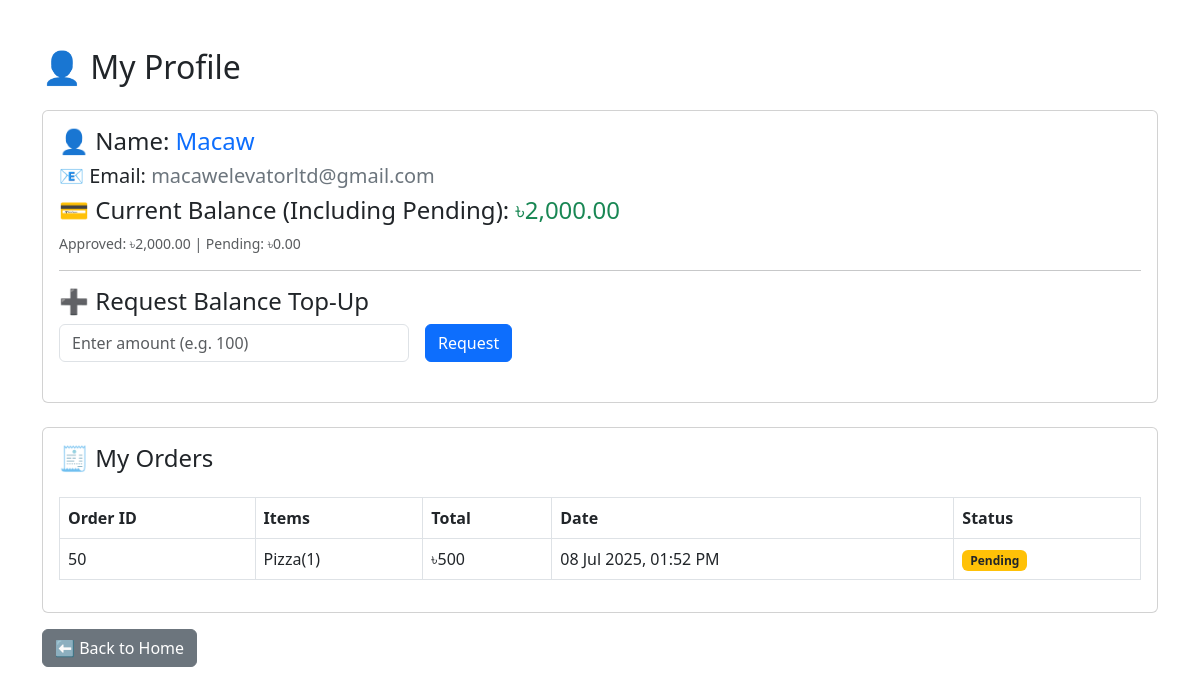
The page /my_profile.php (signed in) on the database its author committed.
### tables this page shows
CREATE TABLE `users` (
  `id` int(11) NOT NULL,
  `full_name` varchar(100) DEFAULT NULL,
  `phone` varchar(15) NOT NULL,
  `email` varchar(100) DEFAULT NULL,
  `customer_id` varchar(50) DEFAULT NULL,
  `password` varchar(100) DEFAULT NULL,
  `balance` decimal(10,2) DEFAULT 0.00
);

CREATE TABLE `orders` (
  `id` int(11) NOT NULL,
  `user_id` int(11) DEFAULT NULL,
  `items` text DEFAULT NULL,
  `total` int(11) DEFAULT NULL,
  `created_at` timestamp NOT NULL DEFAULT current_timestamp(),
  `quantity` int(11) NOT NULL,
  `created_date` date NOT NULL,
  `product_id` varchar(100) NOT NULL,
  `order_name` varchar(200) NOT NULL,
  `order_status` int(11) NOT NULL
);

### my_profile.php (the view, shortened to what this page needs)
<?php
include 'db.php';
$user_id = $_SESSION['user_id'];
$user_query = mysqli_query($conn, "SELECT full_name, email, balance FROM users WHERE id = '$user_id'");
$user = mysqli_fetch_assoc($user_query);
$full_name = $user['full_name'];
$email = $user['email'];
$balance = $user['balance'];
$pending_query = mysqli_query($conn, "SELECT SUM(amount) AS pending_amount FROM users_balance_requests WHERE user_id = '$user_id' AND status = 'pending'");
$pending_row = mysqli_fetch_assoc($pending_query);
$pending_amount = $pending_row['pending_amount'] ?? 0;
$display_balance = $balance + $pending_amount;
$order_result = mysqli_query($conn, "SELECT * FROM orders WHERE user_id = '$user_id' ORDER BY created_at DESC");
?>
<!DOCTYPE html>
<html lang="en">
<head>
  <link href="https://cdn.jsdelivr.net/npm/bootstrap@5.3.0-alpha1/dist/css/bootstrap.min.css" rel="stylesheet">
</head>
<body>
<div class="container mt-5">
  <h2 class="mb-4">👤 My Profile</h2>
  <div class="card p-3 mb-4">
    <h4>👤 Name: <span class="text-primary"><?php echo htmlspecialchars($full_name); ?></span></h4>
    <h5>📧 Email: <span class="text-secondary"><?php echo htmlspecialchars($email); ?></span></h5>
    <h4>💳 Current Balance (Including Pending):
  <span class="text-success">৳<?= number_format($display_balance, 2) ?></span>
</h4>
<small class="text-muted">
  Approved: ৳<?= number_format($balance, 2) ?> |
  Pending: ৳<?= number_format($pending_amount, 2) ?>
</small>
    <hr>
    <h4>➕ Request Balance Top-Up</h4>
    <form method="POST" class="row g-3 mb-4">
        <div class="col-md-4">
            <input type="number" name="amount" class="form-control" placeholder="Enter amount (e.g. 100)" required>
        </div>
        <div class="col-md-2">
            <button name="request_balance" class="btn btn-primary">Request</button>
        </div>
    </form>
  </div>
  <div class="card p-3">
    <h4>🧾 My Orders</h4>
    <table class="table table-bordered mt-3">
      <thead>
        <tr>
          <th>Order ID</th>
          <th>Items</th>
          <th>Total</th>
          <th>Date</th>
          <th>Status</th>
        </tr>
      </thead>
      <tbody>
         <?php while ($row = mysqli_fetch_assoc($order_result)): ?>
      <?php
        $status = (int)$row['order_status'];
        $status_label = '<span class="badge bg-secondary">Unknown</span>';
        if ($status === 1) {
            $status_label = '<span class="badge bg-warning text-dark">Pending</span>';
        } elseif ($status === 2) {
            $status_label = '<span class="badge bg-success">Confirmed</span>';
        }
      ?>
          <tr>
            <td><?php echo $row['id']; ?></td>
            <td><?php echo htmlspecialchars($row['order_name']); ?></td>
            <td>৳<?php echo $row['total']; ?></td>
            <td><?php echo date('d M Y, h:i A', strtotime($row['created_at'])); ?></td>
            <td><?php echo $status_label; ?></td>
          </tr>
        <?php endwhile; ?>
      </tbody>
    </table>
  </div>
  <a href="index.php" class="btn btn-secondary mt-3">⬅️ Back to Home</a>
</div>
</body>
</html>

### rows shown on the page
users: full_name "Macaw", email "macawelevatorltd@gmail.com", balance "2,000.00"
orders: id "50", order_name "Pizza(1)", total "500", created_at "08 Jul 2025, 01:52 PM", order_status "Pending"

### other values the page prints
$display_balance "2,000.00"
$pending_amount "0.00"
